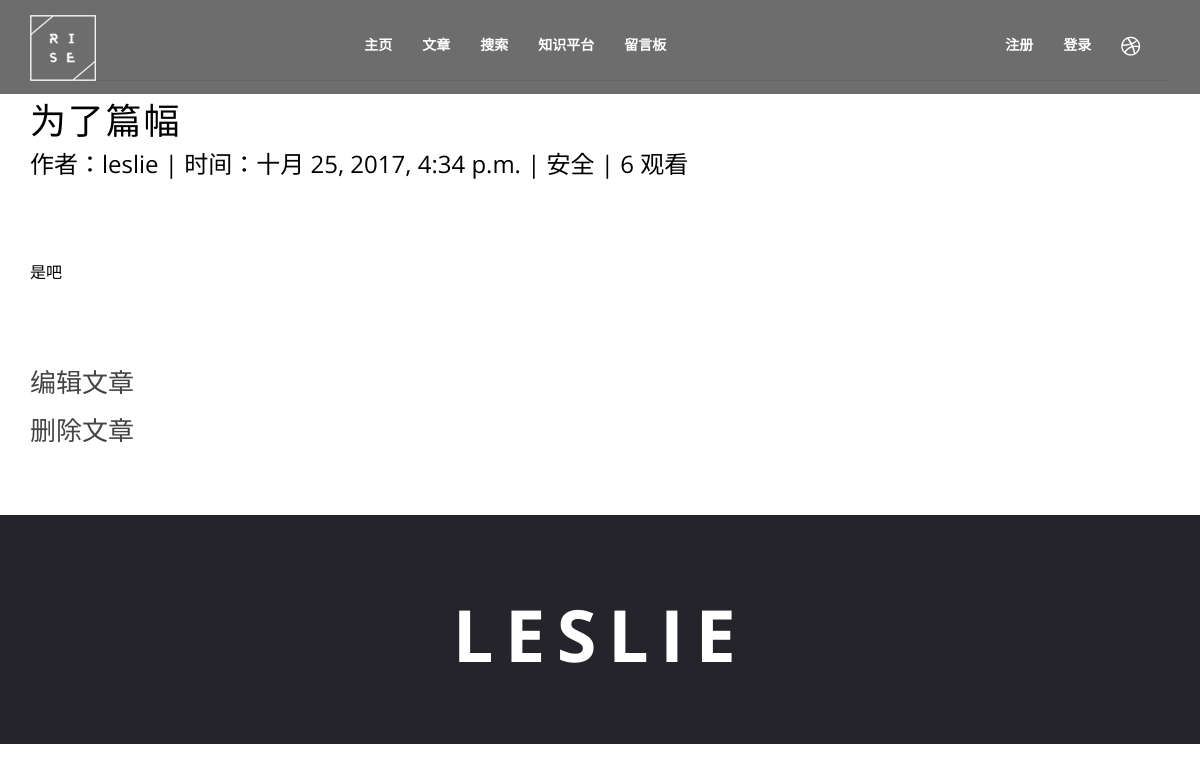
Page /post/6/ on the committed database.
### blog/models.py (models this page shows, shortened)
class Post(models.Model):
    title = models.CharField(max_length=70)
    body = models.TextField()
    created_time = models.DateTimeField(default=datetime.utcnow())
    modified_time = models.DateTimeField()
    views = models.PositiveIntegerField(default=0)
    category = models.ForeignKey(Category)
    author = models.ForeignKey(User)
    class Meta:
        ordering = ['-created_time']
    def increase_views(self):
        self.views += 1
        self.save(update_fields=['views'])

class Category(models.Model):
    name = models.CharField(max_length=100)
    def __str__(self):
        return self.name

### blog/views.py (the view)
# urls.py: url(r'^post/(?P<pk>[0-9]+)/', views.detail, name='detail'),
def detail(request,pk):
    post = get_object_or_404(Post, pk=pk)
    post.body = markdown.markdown(post.body,
                                  extensions=[
                                      'markdown.extensions.extra',
                                      'markdown.extensions.codehilite',
                                      'markdown.extensions.toc',
                                  ])
    post.increase_views()
    return render(request, 'blog/detail.html', context={'post': post})

### blog/templates/blog/detail.html
{% extends 'base.html' %}
{% block page_content %}
<section id="contacttt">
        <div class="container">
            <hr class="Light-sep">
            <h2 style="">{{ post.title }}</h2>
            <h4>作者：{{ post.author }} | 时间：{{ post.created_time }} | {{ post.category }} | {{ post.views}} 观看</h4>
            <hr class="light-sep">
                <div type="text">
                    {{ post.body | safe | linebreaks }}
                </div>
            <hr class="light-sep">
            <h3><a style="text-decoration: none; color: #444;" href="{% url 'blog:edit' post.id %}">编辑文章</a></h3>
            <h3><a style="text-decoration: none; color: #444;" href="{% url 'blog:delete' post.id %}">删除文章</a></h3>
        </div>
</section>
{% endblock %}

### myblog/static/blog/css/main.css (style rules this page uses)
body { font-family: 'Open Sans', sans-serif; font-size: 16px; color: #0d0d0d; overflow-x: hidden; }
.light-sep { max-width: 80px; border: 2px solid #fff; margin-top: 40px; margin-bottom: 40px; }
h2 { font-size: 36px; color: #000; font-weight: 400; letter-spacing: 0.05em; }
h3 { font-size: 26px; color: #000; font-weight: 400; }
h4 { font-size: 24px; color: #000; font-weight: 400; }
p { font-size: 16px; color: #000; font-weight: 400; }
#contacttt { padding: 60px 0; }

### rows in the picture
Post: title "为了篇幅", author "leslie", created_time "十月 25, 2017, 4:34 p.m.", category "安全", views "6", body "是吧"
